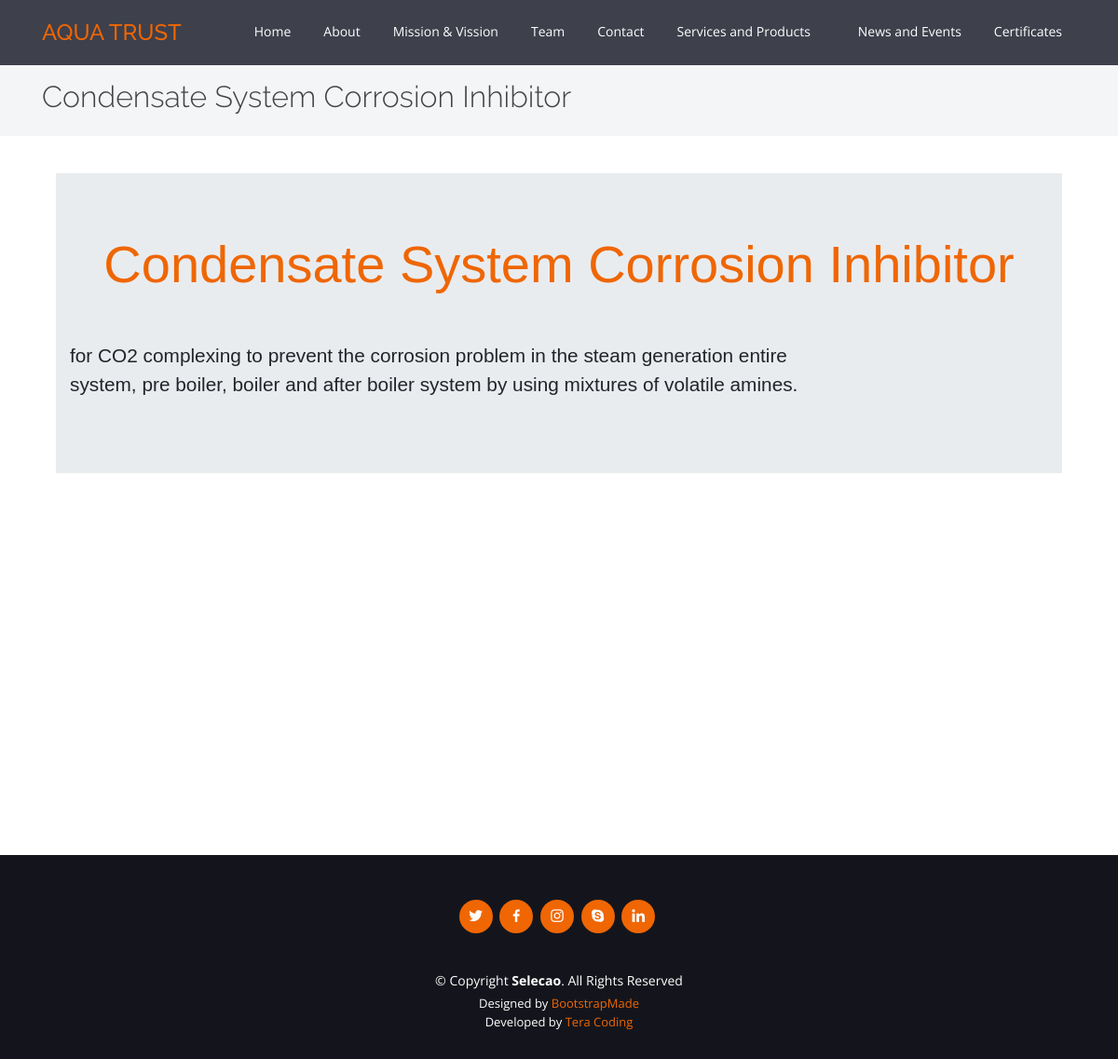
The page /View/Client/ViewProduct.php?ID=13 on the database its author committed.
### tables this page shows
CREATE TABLE `product` (
  `ID` int(11) NOT NULL,
  `Name` varchar(256) NOT NULL,
  `Description` varchar(10000) NOT NULL,
  `Type` int(11) NOT NULL
);

### Controller/ProductController.php (called while the page is built, shortened)
<?php
require_once __DIR__.'/../Model/ProductModel.php';
class ProductController{
    public function getProductByID($ID){
        $ProductObject = new ProductModel(null , null , null);
        $ProductObject->setID($ID);
        return $ProductObject->GetProductByID();
    }
}
?>

### Model/ProductModel.php (called while the page is built, shortened)
<?php
require_once __DIR__.'/../Shared/Database/DatabaseConnect.php';
class ProductModel{
    private $ID;
    private $Name;
    private $Description;
    public function __construct($Name, $Description, $Type)
    {
        $this->Name = $Name;
        $this->Description = $Description;
    }
    public function setID($ID): void
    {
        $this->ID = $ID;
    }
    public function getName()
    {
        return $this->Name;
    }
    public function getDescription()
    {
        return $this->Description;
    }
    public function GetProductByID(){
        $sql = "SELECT * FROM `product` WHERE ID = '".$this->ID."' ";
        $Database = new DatabaseConnect();
        $Result = $Database->execute($sql);
        if ($Result->num_rows > 0){
            $row = mysqli_fetch_array($Result);
            $Product = new self($row['Name'] , $row['Description'] , $row['Type']);
            $Product->setID($row['ID']);
            return $Product;
        }
        else{
            return null;
        }
    }
}
?>

### Shared/Database/DatabaseConnect.php (called while the page is built, shortened)
<?php
class DatabaseConnect{
    private $Host = "localhost";
    private $username = "root";
    private $password = "";
    private $Database = "aquatrust";
    private $Object = null;
    public function __construct()
    {
        $this->Object = new mysqli($this->Host , $this->username , $this->password , $this->Database);
    }
    public function execute($sql){
        return $this->Object->query($sql);
    }
}

### View/Client/ViewProduct.php (the view, shortened to what this page needs)
<?php
    require __DIR__.'/../../Model/ProductModel.php';
    require __DIR__.'/../../Controller/ProductController.php';
    if (isset($_GET['ID'])){
        $ProductController = new ProductController();
        $Product = $ProductController->getProductByID($_GET['ID']);
    }
    else{
        header("Location:index.php");
        exit;
    }
?>
<!DOCTYPE html>
<html lang="en">
<head>
  <link href="assets/vendor/bootstrap/css/bootstrap.min.css" rel="stylesheet">
  <link href="assets/vendor/icofont/icofont.min.css" rel="stylesheet">
  <link href="assets/vendor/boxicons/css/boxicons.min.css" rel="stylesheet">
  <link href="assets/vendor/animate.css/animate.min.css" rel="stylesheet">
  <link href="assets/vendor/remixicon/remixicon.css" rel="stylesheet">
  <link href="assets/vendor/line-awesome/css/line-awesome.min.css" rel="stylesheet">
  <link href="assets/vendor/venobox/venobox.css" rel="stylesheet">
  <link href="assets/vendor/owl.carousel/assets/owl.carousel.min.css" rel="stylesheet">
  <link href="assets/vendor/aos/aos.css" rel="stylesheet">
  <link href="assets/css/style.css" rel="stylesheet">
</head>
<body>
  <header id="header" class="fixed-top d-flex align-items-center ">
    <div class="container d-flex align-items-center">
      <div class="logo mr-auto">
      <a href="index.php"><h4 class="pt-2">AQUA TRUST</h4></a>
      </div>
      <nav class="nav-menu d-none d-lg-block">
        <ul>
          <li><a href="index.php">Home</a></li>
          <li><a href="index.php">About</a></li>
          <li><a href="index.php">Mission &amp; Vission</a></li>
          <li><a href="index.php">Team</a></li>
          <li><a href="index.php">Contact</a></li>
          <li class="drop-down"><a href="">Services and Products</a>
          </li>
          <li><a href="News.php">News and Events</a></li>
          <li><a href="Certificates.php">Certificates</a></li>
        </ul>
      </nav>
    </div>
  </header>
  <main class="main">
    <section class="breadcrumbs">
      <div class="container">
      <div class="d-flex justify-content-between align-items-center">
          <h2><?php echo $Product->getName(); ?></h2>
        </div>
      </div>
    </section>
    <section class="portfolio-details">
    <div id="News" class="container">
            <div class="col-sm-12">
            <div class="row">
            <div class="col-sm-12">
                <div class="jumbotron jumbotron-fluid background-info" style="word-break: break-word;">
                    <div class="container">
                        <h3 class="display-4 text-center mb-5 defaultColor" style="font-family: Arial;"><?php echo $Product->getName();?></h3>
                        <pre style="font-size: 1.3rem; font-family: Arial; white-space: pre-wrap;"><?php echo $Product->getDescription(); ?></pre>
                    </div>
                </div>
            </div>
        </div>
            </div>
        </div>
    </section>
  </main>
</body>
 <footer id="footer" class="pt-5 mt-5 footer">
    <div class="container">
      <div class="social-links">
        <a href="#" class="twitter"><i class="bx bxl-twitter"></i></a>
        <a href="#" class="facebook"><i class="bx bxl-facebook"></i></a>
        <a href="#" class="instagram"><i class="bx bxl-instagram"></i></a>
        <a href="#" class="google-plus"><i class="bx bxl-skype"></i></a>
        <a href="#" class="linkedin"><i class="bx bxl-linkedin"></i></a>
      </div>
      <div class="copyright">
        &copy; Copyright <strong><span>Selecao</span></strong>. All Rights Reserved
      </div>
      <div class="credits">
        Designed by <a href="https://bootstrapmade.com/">BootstrapMade</a><br>
        Developed by <a href="https://tera-coding.com">Tera Coding</a>
      </div>
    </div>
  </footer>
</html>

### View/Client/assets/css/style.css (style rules this page uses)
body { font-family: "Open Sans", sans-serif; color: #444444; }
main { min-height: 100vh; }
a { color: #ef6603; }
.defaultColor { color: #ef6603; }
h1, h2, h3, h4, h5, h6 { font-family: "Raleway", sans-serif; }
#header { height: 70px; transition: all 0.5s; z-index: 997; transition: all 0.5s; background: rgba(42, 44, 57, 0.9); }
.nav-menu, .nav-menu * { margin: 0; padding: 0; list-style: none; }
.nav-menu > ul > li { position: relative; white-space: nowrap; float: left; }
.nav-menu a { display: block; position: relative; color: #fff; padding: 5px 15px 7px 15px; margin-left: 5px; transition: 0.3s; font-size: 14px; border-radius: 50px; font-family: "Open Sans", sans-serif; }
.nav-menu .drop-down > a:after { content: "\ea99"; font-family: IcoFont; padding-left: 5px; }
.mobile-nav { position: fixed; top: 55px; right: 15px; bottom: 15px; left: 15px; z-index: 9999; overflow-y: auto; background: #fff; transition: ease-in-out 0.2s; opacity: 0; visibility: hidden; border-radius: 10px; padding: 10px 0; }
.mobile-nav * { margin: 0; padding: 0; list-style: none; }
.mobile-nav a { display: block; position: relative; color: #2a2c39; padding: 10px 20px; font-weight: 500; outline: none; }
.mobile-nav .drop-down > a:after { content: "\ea99"; font-family: IcoFont; padding-left: 10px; position: absolute; right: 15px; }
.mobile-nav .drop-down > a { padding-right: 35px; }
section { padding: 60px 0; overflow: hidden; }
.breadcrumbs { padding: 15px 0; margin-top: 70px; background: #f4f5f7; min-height: 40px; }
.breadcrumbs h2 { font-size: 32px; font-weight: 300; }
.portfolio-details { padding-top: 40px; }
#footer { background: #14151c; color: #fff; font-size: 14px; text-align: center; padding: 30px 0; }
#footer .social-links { margin: 0 0 40px 0; }
#footer .social-links a { font-size: 18px; display: inline-block; background: #ef6603; color: #fff; line-height: 1; padding: 8px 0; margin-right: 4px; border-radius: 50%; text-align: center; width: 36px; height: 36px; transition: 0.3s; }
#footer .copyright { margin: 0 0 5px 0; }
#footer .credits { font-size: 13px; }

### rows shown on the page
product: Name "Condensate System Corrosion Inhibitor", Description "for CO2 complexing to prevent the corrosion problem in the steam generation entire system, pre boiler, boiler and after boiler system by using mixtures of volatile amines."
